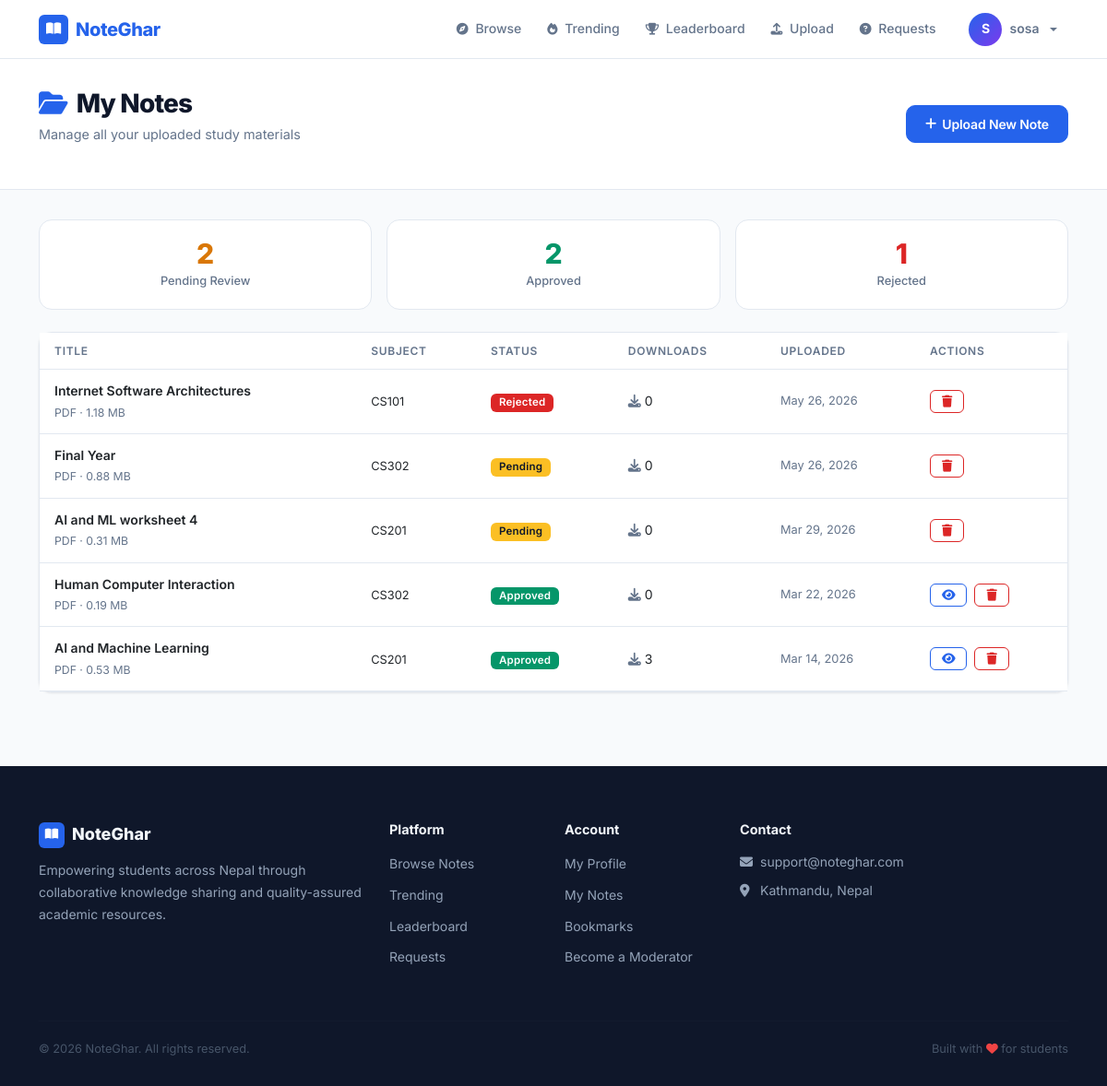
Screenshot of /notes/my-notes/ (signed in) with the database file from the repository.
### accounts/models.py (models this page shows, shortened)
class User(AbstractUser):
    ROLE_CHOICES = (
        ('student', 'Student'),
        ('moderator', 'Moderator'),
        ('admin', 'Admin'),
    )
    role = models.CharField(max_length=20, choices=ROLE_CHOICES, default='student')
    phone = models.CharField(max_length=15, blank=True, null=True)
    institution = models.ForeignKey(
        'notes.Institution',
        on_delete=models.SET_NULL,
        null=True,
        blank=True,
        related_name='users',
        help_text='User\'s affiliated institution'
    )
    profile_picture = models.ImageField(upload_to='profiles/', blank=True, null=True)
    bio = models.TextField(blank=True, null=True)
    is_verified = models.BooleanField(default=False)
    specialization_courses = models.ManyToManyField(
        'notes.Course',
        blank=True,
        related_name='specialized_moderators',
        help_text='Courses this moderator specializes in'
    )
    specialization_subjects = models.ManyToManyField(
        'notes.Subject',
        blank=True,
        related_name='specialized_moderators',
        help_text='Specific subjects within courses'
    )
    qualification_document = models.FileField(
        upload_to='qualifications/%Y/%m/',
        blank=True,
        null=True,
        help_text='Upload degree certificate, transcript, or other proof of qualification (PDF, JPG, PNG)'
    )
    qualification_verified = models.BooleanField(
        default=False,
        help_text='Admin has verified the qualification documents'
    )
    qualification_notes = models.TextField(
        blank=True,
        help_text='Admin notes about qualification verification'
    )
    created_at = models.DateTimeField(auto_now_add=True)
    updated_at = models.DateTimeField(auto_now=True)
    def is_admin_user(self):
        return self.role == 'admin' or self.is_superuser

### notes/models.py (models this page shows, shortened)
class Note(models.Model):
    STATUS_CHOICES = (
        ('pending', 'Pending Review'),
        ('approved', 'Approved'),
        ('rejected', 'Rejected'),
    )
    title = models.CharField(max_length=300)
    description = models.TextField()
    subject = models.ForeignKey(Subject, on_delete=models.CASCADE, related_name='notes')
    course = models.ForeignKey(Course, on_delete=models.CASCADE, related_name='notes')
    semester = models.ForeignKey(Semester, on_delete=models.CASCADE, related_name='notes')
    assigned_moderator = models.ForeignKey(
        settings.AUTH_USER_MODEL,
        on_delete=models.SET_NULL,
        null=True,
        blank=True,
        related_name='assigned_notes',
        help_text='Moderator assigned to review this note'
    )
    file = models.FileField(
        upload_to='notes/%Y/%m/',
        validators=[FileExtensionValidator(allowed_extensions=['pdf', 'docx', 'doc', 'ppt', 'pptx'])]
    )
    file_size = models.IntegerField(default=0, help_text="File size in bytes")
    uploaded_by = models.ForeignKey(settings.AUTH_USER_MODEL, on_delete=models.CASCADE, related_name='notes')
    status = models.CharField(max_length=20, choices=STATUS_CHOICES, default='pending')
    tags = models.ManyToManyField(Tag, blank=True, related_name='notes')
    download_count = models.IntegerField(default=0)
    view_count = models.IntegerField(default=0)
    created_at = models.DateTimeField(auto_now_add=True)
    updated_at = models.DateTimeField(auto_now=True)
    approved_at = models.DateTimeField(null=True, blank=True)
    approved_by = models.ForeignKey(
        settings.AUTH_USER_MODEL,
        on_delete=models.SET_NULL,
        null=True,
        blank=True,
        related_name='approved_notes'
    )
    class Meta:
        ordering = ['-created_at']
    def get_file_extension(self):
        return self.file.name.split('.')[-1].upper()
    def get_file_size_mb(self):
        return round(self.file_size / (1024 * 1024), 2)

class Subject(models.Model):
    name = models.CharField(max_length=200)
    code = models.CharField(max_length=20)
    course = models.ForeignKey(Course, on_delete=models.CASCADE, related_name='subjects')
    semester = models.ForeignKey(Semester, on_delete=models.CASCADE, related_name='subjects')
    description = models.TextField(blank=True)
    slug = models.SlugField(blank=True)
    created_at = models.DateTimeField(auto_now_add=True)
    class Meta:
        ordering = ['course', 'semester', 'name']
        unique_together = ['code', 'course', 'semester']

### notes/views.py (the view)
# urls.py: path('my-notes/', views.my_notes_view, name='my_notes'),
@login_required
def my_notes_view(request):
    notes = Note.objects.filter(uploaded_by=request.user).select_related(
        'subject', 'course', 'semester'
    ).order_by('-created_at')
    context = {
        'notes': notes,
        'pending_count': notes.filter(status='pending').count(),
        'approved_count': notes.filter(status='approved').count(),
        'rejected_count': notes.filter(status='rejected').count(),
    }
    return render(request, 'notes/my_notes.html', context)

### notes/context_processors.py (called while the page is built, shortened)
def moderation_stats(request):
    return {}

### core/templates/notes/my_notes.html (shortened to what this page needs)
{% extends 'base.html' %}
{% block content %}
<div class="page-header">
    <div class="container d-flex justify-content-between align-items-center flex-wrap gap-3">
        <div>
            <h1 class="page-title"><i class="fas fa-folder-open" style="color: var(--primary); margin-right: 10px;"></i>My Notes</h1>
            <p class="page-subtitle">Manage all your uploaded study materials</p>
        </div>
        <a href="{% url 'notes:upload' %}" class="btn btn-primary"><i class="fas fa-plus"></i> Upload New Note</a>
    </div>
</div>
<div class="container mb-5">
    <div class="row g-3 mb-4">
        <div class="col-4">
            <div class="stat-card text-center">
                <div class="stat-value" style="color: var(--warning);">{{ pending_count }}</div>
                <div class="stat-label">Pending Review</div>
            </div>
        </div>
        <div class="col-4">
            <div class="stat-card text-center">
                <div class="stat-value" style="color: var(--success);">{{ approved_count }}</div>
                <div class="stat-label">Approved</div>
            </div>
        </div>
        <div class="col-4">
            <div class="stat-card text-center">
                <div class="stat-value" style="color: var(--danger);">{{ rejected_count }}</div>
                <div class="stat-label">Rejected</div>
            </div>
        </div>
    </div>
    {% if notes %}
    <div class="card">
        <div class="card-body p-0">
            <div class="table-responsive">
                <table class="table mb-0">
                    <thead>
                        <tr>
                            <th>Title</th>
                            <th>Subject</th>
                            <th>Status</th>
                            <th>Downloads</th>
                            <th>Uploaded</th>
                            <th>Actions</th>
                        </tr>
                    </thead>
                    <tbody>
                        {% for note in notes %}
                        <tr>
                            <td>
                                <span class="fw-600" style="font-weight: 600;">{{ note.title|truncatewords:6 }}</span>
                                <br><small class="text-muted">{{ note.get_file_extension }} · {{ note.get_file_size_mb }} MB</small>
                            </td>
                            <td><span style="font-size: .8rem;">{{ note.subject.code }}</span></td>
                            <td>
                                {% if note.status == 'approved' %}
                                    <span class="badge bg-success">Approved</span>
                                {% elif note.status == 'pending' %}
                                    <span class="badge bg-warning text-dark">Pending</span>
                                {% else %}
                                    <span class="badge bg-danger">Rejected</span>
                                {% endif %}
                            </td>
                            <td><i class="fas fa-download text-muted me-1"></i>{{ note.download_count }}</td>
                            <td style="font-size: .8rem; color: var(--text-muted);">{{ note.created_at|date:"M d, Y" }}</td>
                            <td>
                                <div class="d-flex gap-2">
                                    {% if note.status == 'approved' %}
                                    <a href="{% url 'notes:detail' note.pk %}" class="btn btn-outline-primary btn-sm" title="View"><i class="fas fa-eye"></i></a>
                                    {% endif %}
                                    <a href="{% url 'notes:delete' note.pk %}" class="btn btn-outline-danger btn-sm" title="Delete"><i class="fas fa-trash"></i></a>
                                </div>
                            </td>
                        </tr>
                        {% endfor %}
                    </tbody>
                </table>
            </div>
        </div>
    </div>
    {% endif %}
</div>
{% endblock %}

### core/templates/base.html (shortened to what this page needs)
<!DOCTYPE html>
<html lang="en">
<head>
    <link href="https://cdn.jsdelivr.net/npm/bootstrap@5.3.0/dist/css/bootstrap.min.css" rel="stylesheet">
    <link rel="stylesheet" href="https://cdnjs.cloudflare.com/ajax/libs/font-awesome/6.4.0/css/all.min.css">
</head>
<body>
    <nav class="navbar navbar-expand-lg">
        <div class="container d-flex align-items-center">
            <a class="navbar-brand" href="{% url 'core:home' %}">
                <span class="brand-icon"><i class="fas fa-book-open"></i></span>
                NoteGhar
            </a>
            <div class="collapse navbar-collapse" id="navbarNav">
                <ul class="navbar-nav ms-auto align-items-lg-center gap-1">
                    <li class="nav-item">
                        <a class="nav-link" href="{% url 'notes:list' %}"><i class="fas fa-compass"></i> Browse</a>
                    </li>
                    <li class="nav-item">
                        <a class="nav-link" href="{% url 'notes:trending' %}"><i class="fas fa-fire"></i> Trending</a>
                    </li>
                    <li class="nav-item">
                        <a class="nav-link" href="{% url 'notes:leaderboard' %}"><i class="fas fa-trophy"></i> Leaderboard</a>
                    </li>
                    {% if user.is_authenticated %}
                        {% if user.role == 'student' or user.is_superuser %}
                        <li class="nav-item">
                            <a class="nav-link" href="{% url 'notes:upload' %}"><i class="fas fa-upload"></i> Upload</a>
                        </li>
                        {% endif %}
                        <li class="nav-item">
                            <a class="nav-link" href="{% url 'notes:request_board' %}"><i class="fas fa-question-circle"></i> Requests</a>
                        </li>
                        <li class="nav-item dropdown ms-lg-2">
                            <a class="nav-link dropdown-toggle d-flex align-items-center gap-2" href="#" id="userDropdown" role="button" data-bs-toggle="dropdown">
                                <span class="user-avatar" style="padding:0;overflow:hidden;">
                                    {% if user.profile_picture %}
                                        <img src="{{ user.profile_picture.url }}" alt="{{ user.username }}" style="width:36px;height:36px;object-fit:cover;border-radius:50%;">
                                    {% else %}
                                        {{ user.username|slice:":1"|upper }}
                                    {% endif %}
                                </span>
                                <span class="d-none d-lg-inline" style="font-size: 0.875rem; font-weight: 600;">{{ user.username }}</span>
                            </a>
                        </li>
                    {% endif %}
                </ul>
            </div>
        </div>
    </nav>
    {% block content %}{% endblock %}
    <footer>
        <div class="container">
            <div class="row g-4">
                <div class="col-lg-4">
                    <div class="brand-footer">
                        <span class="icon"><i class="fas fa-book-open"></i></span>
                        NoteGhar
                    </div>
                    <p style="font-size: 0.875rem; line-height: 1.7;">Empowering students across Nepal through collaborative knowledge sharing and quality-assured academic resources.</p>
                </div>
                <div class="col-sm-4 col-lg-2">
                    <h5>Platform</h5>
                    <ul class="list-unstyled" style="display: flex; flex-direction: column; gap: 8px;">
                        <li><a href="{% url 'notes:list' %}">Browse Notes</a></li>
                        <li><a href="{% url 'notes:trending' %}">Trending</a></li>
                        <li><a href="{% url 'notes:leaderboard' %}">Leaderboard</a></li>
                        <li><a href="{% url 'notes:request_board' %}">Requests</a></li>
                    </ul>
                </div>
                <div class="col-sm-4 col-lg-2">
                    <h5>Account</h5>
                    <ul class="list-unstyled" style="display: flex; flex-direction: column; gap: 8px;">
                        {% if user.is_authenticated %}
                        <li><a href="{% url 'accounts:profile' %}">My Profile</a></li>
                        {% if user.role == 'student' %}
                        <li><a href="{% url 'notes:my_notes' %}">My Notes</a></li>
                        <li><a href="{% url 'notes:my_bookmarks' %}">Bookmarks</a></li>
                        <li><a href="{% url 'accounts:signup_moderator' %}">Become a Moderator</a></li>
                        {% elif user.role == 'moderator' %}
                        <li><a href="{% url 'moderation:dashboard' %}">Mod Dashboard</a></li>
                        {% elif user.is_admin_user %}
                        <li><a href="{% url 'admin_dashboard' %}">Admin Dashboard</a></li>
                        {% endif %}
                        {% else %}
                        <li><a href="{% url 'accounts:signup_student' %}">Student Sign Up</a></li>
                        <li><a href="{% url 'accounts:signup_moderator' %}">Become a Moderator</a></li>
                        <li><a href="{% url 'accounts:student_login' %}">Log In</a></li>
                        {% endif %}
                    </ul>
                </div>
                <div class="col-sm-4 col-lg-4">
                    <h5>Contact</h5>
                    <div style="display: flex; flex-direction: column; gap: 8px; font-size: 0.875rem;">
                        <a href="mailto:notegharsupport@gmail.com"><i class="fas fa-envelope me-2" style="width: 14px;"></i>support@noteghar.com</a>
                        <span><i class="fas fa-map-marker-alt me-2" style="width: 14px;"></i>Kathmandu, Nepal</span>
                    </div>
                </div>
            </div>
            <hr>
            <div class="d-flex flex-wrap justify-content-between align-items-center footer-bottom">
                <span>&copy; 2026 NoteGhar. All rights reserved.</span>
                <span>Built with <i class="fas fa-heart" style="color: #EF4444;"></i> for students</span>
            </div>
        </div>
    </footer>
</body>
</html>

### rows the page displays
User: username "S", username "sosa"
Note: title "Internet Software Architectures", get_file_extension "PDF", get_file_size_mb "1.18", subject.code "CS101", status "Rejected", download_count "0", created_at "May 26, 2026"
Note: title "Final Year", get_file_extension "PDF", get_file_size_mb "0.88", subject.code "CS302", status "Pending", download_count "0", created_at "May 26, 2026"
Note: title "AI and ML worksheet 4", get_file_extension "PDF", get_file_size_mb "0.31", subject.code "CS201", status "Pending", download_count "0", created_at "Mar 29, 2026"
Note: title "Human Computer Interaction", get_file_extension "PDF", get_file_size_mb "0.19", subject.code "CS302", status "Approved", download_count "0", created_at "Mar 22, 2026"
Note: title "AI and Machine Learning", get_file_extension "PDF", get_file_size_mb "0.53", subject.code "CS201", status "Approved", download_count "3", created_at "Mar 14, 2026"

### other values shown
{{ pending_count }} "2"
{{ approved_count }} "2"
{{ rejected_count }} "1"
